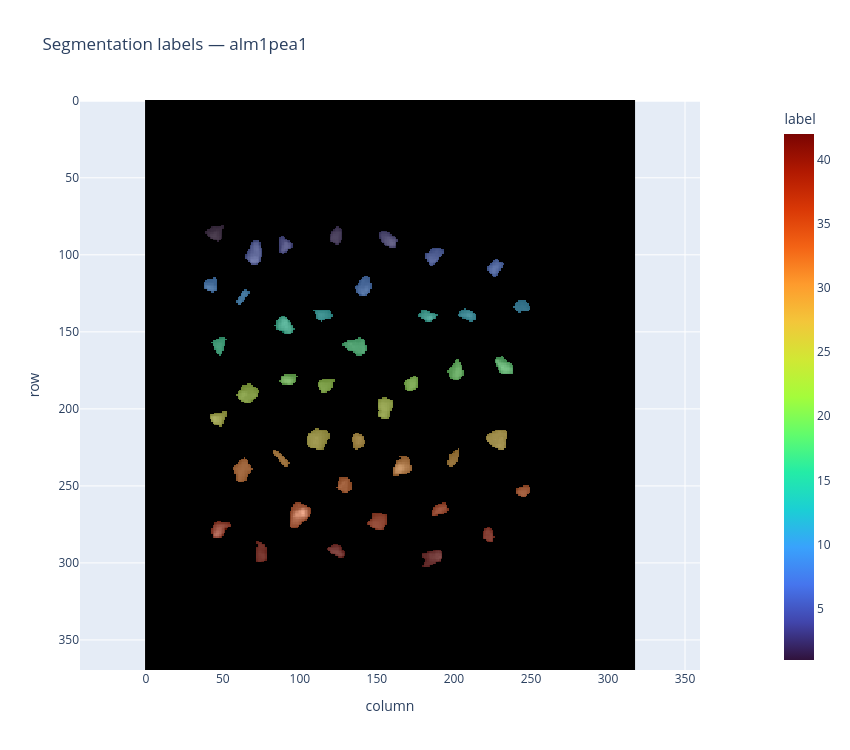
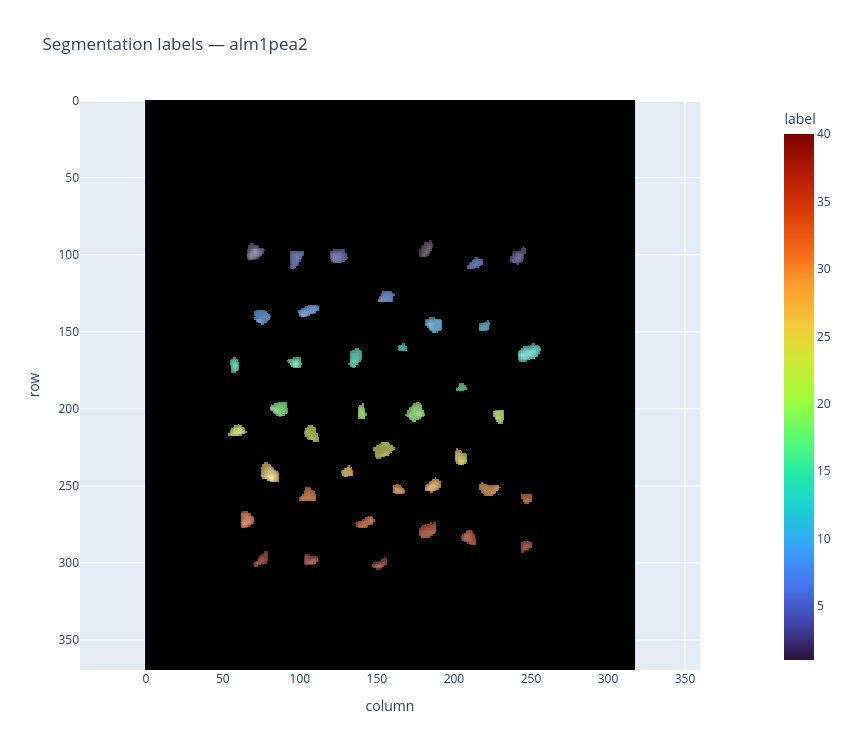
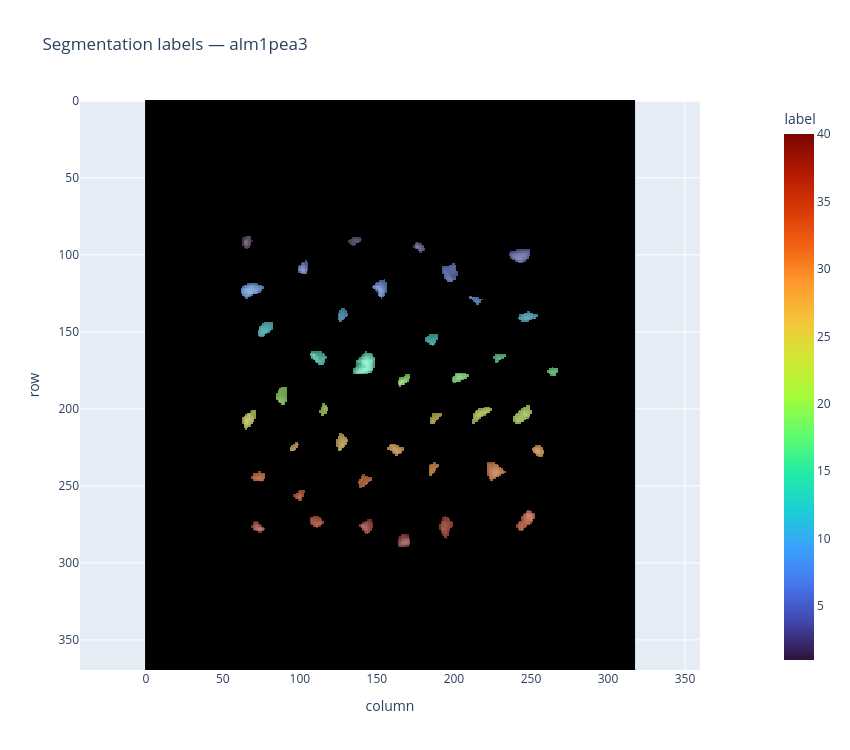

Here is the notebook cell these charts were saved with, in order:
### Code cell
if RUN_QC_PLOTS:
    qc_image_keys = image_summary_df["clean_key"].head(N_QC_IMAGES).tolist()

    for image_key in qc_image_keys:
        print("QC image:", image_key)
        plot_label_overlay_from_image_db(
            image_db=image_db,
            image_key=image_key,
            base="image_ref",
            title=f"Segmentation labels — {image_key}",
            show=True,
        )
else:
    print("QC plots skipped.")

### Figure 1 — Plotly figure (JSON) as saved in the notebook; plotly's stock layout.template omitted (floating-point values rounded to 4 significant figures; data arrays with more than 128 entries replaced by an {"elided": "..."} marker saying what was removed)
{"data": [{"colorbar": {"title": {"text": "Background"}}, "colorscale": [[0, "rgb(0, 0, 0)"], [0.09091, "rgb(16, 16, 16)"], [0.1818, "rgb(38, 38, 38)"], [0.2727, "rgb(59, 59, 59)"], [0.3636, "rgb(81, 80, 80)"], [0.4545, "rgb(102, 101, 101)"], [0.5455, "rgb(124, 123, 122)"], [0.6364, "rgb(146, 146, 145)"], [0.7273, "rgb(171, 171, 170)"], [0.8182, "rgb(197, 197, 195)"], [0.9091, "rgb(224, 224, 223)"], [1, "rgb(254, 254, 253)"]], "hovertemplate": "row: %{y}<br>col: %{x}<br>value: %{z}<extra></extra>", "showscale": false, "type": "heatmap", "z": {"elided": "370x318 float values"}}, {"colorbar": {"title": {"text": "label"}, "x": 1.12}, "colorscale": [[0, "#30123b"], [0.07143, "#4145ab"], [0.1429, "#4675ed"], [0.2143, "#39a2fc"], [0.2857, "#1bcfd4"], [0.3571, "#24eca6"], [0.4286, "#61fc6c"], [0.5, "#a4fc3b"], [0.5714, "#d1e834"], [0.6429, "#f3c63a"], [0.7143, "#fe9b2d"], [0.7857, "#f36315"], [0.8571, "#d93806"], [0.9286, "#b11901"], [1, "#7a0402"]], "hovertemplate": "row: %{y}<br>col: %{x}<br>overlay: %{z}<extra></extra>", "opacity": 0.45, "showscale": true, "type": "heatmap", "z": {"elided": "370x318 float values"}}], "layout": {"height": 750, "title": {"text": "Segmentation labels — alm1pea1"}, "width": 850, "xaxis": {"title": {"text": "column"}}, "yaxis": {"autorange": "reversed", "scaleanchor": "x", "title": {"text": "row"}}}}

### Figure 2 — Plotly figure (JSON) as saved in the notebook; plotly's stock layout.template omitted (floating-point values rounded to 4 significant figures; data arrays with more than 128 entries replaced by an {"elided": "..."} marker saying what was removed)
{"data": [{"colorbar": {"title": {"text": "Background"}}, "colorscale": [[0, "rgb(0, 0, 0)"], [0.09091, "rgb(16, 16, 16)"], [0.1818, "rgb(38, 38, 38)"], [0.2727, "rgb(59, 59, 59)"], [0.3636, "rgb(81, 80, 80)"], [0.4545, "rgb(102, 101, 101)"], [0.5455, "rgb(124, 123, 122)"], [0.6364, "rgb(146, 146, 145)"], [0.7273, "rgb(171, 171, 170)"], [0.8182, "rgb(197, 197, 195)"], [0.9091, "rgb(224, 224, 223)"], [1, "rgb(254, 254, 253)"]], "hovertemplate": "row: %{y}<br>col: %{x}<br>value: %{z}<extra></extra>", "showscale": false, "type": "heatmap", "z": {"elided": "370x318 float values"}}, {"colorbar": {"title": {"text": "label"}, "x": 1.12}, "colorscale": [[0, "#30123b"], [0.07143, "#4145ab"], [0.1429, "#4675ed"], [0.2143, "#39a2fc"], [0.2857, "#1bcfd4"], [0.3571, "#24eca6"], [0.4286, "#61fc6c"], [0.5, "#a4fc3b"], [0.5714, "#d1e834"], [0.6429, "#f3c63a"], [0.7143, "#fe9b2d"], [0.7857, "#f36315"], [0.8571, "#d93806"], [0.9286, "#b11901"], [1, "#7a0402"]], "hovertemplate": "row: %{y}<br>col: %{x}<br>overlay: %{z}<extra></extra>", "opacity": 0.45, "showscale": true, "type": "heatmap", "z": {"elided": "370x318 float values"}}], "layout": {"height": 750, "title": {"text": "Segmentation labels — alm1pea2"}, "width": 850, "xaxis": {"title": {"text": "column"}}, "yaxis": {"autorange": "reversed", "scaleanchor": "x", "title": {"text": "row"}}}}

### Figure 3 — Plotly figure (JSON) as saved in the notebook; plotly's stock layout.template omitted (floating-point values rounded to 4 significant figures; data arrays with more than 128 entries replaced by an {"elided": "..."} marker saying what was removed)
{"data": [{"colorbar": {"title": {"text": "Background"}}, "colorscale": [[0, "rgb(0, 0, 0)"], [0.09091, "rgb(16, 16, 16)"], [0.1818, "rgb(38, 38, 38)"], [0.2727, "rgb(59, 59, 59)"], [0.3636, "rgb(81, 80, 80)"], [0.4545, "rgb(102, 101, 101)"], [0.5455, "rgb(124, 123, 122)"], [0.6364, "rgb(146, 146, 145)"], [0.7273, "rgb(171, 171, 170)"], [0.8182, "rgb(197, 197, 195)"], [0.9091, "rgb(224, 224, 223)"], [1, "rgb(254, 254, 253)"]], "hovertemplate": "row: %{y}<br>col: %{x}<br>value: %{z}<extra></extra>", "showscale": false, "type": "heatmap", "z": {"elided": "370x318 float values"}}, {"colorbar": {"title": {"text": "label"}, "x": 1.12}, "colorscale": [[0, "#30123b"], [0.07143, "#4145ab"], [0.1429, "#4675ed"], [0.2143, "#39a2fc"], [0.2857, "#1bcfd4"], [0.3571, "#24eca6"], [0.4286, "#61fc6c"], [0.5, "#a4fc3b"], [0.5714, "#d1e834"], [0.6429, "#f3c63a"], [0.7143, "#fe9b2d"], [0.7857, "#f36315"], [0.8571, "#d93806"], [0.9286, "#b11901"], [1, "#7a0402"]], "hovertemplate": "row: %{y}<br>col: %{x}<br>overlay: %{z}<extra></extra>", "opacity": 0.45, "showscale": true, "type": "heatmap", "z": {"elided": "370x318 float values"}}], "layout": {"height": 750, "title": {"text": "Segmentation labels — alm1pea3"}, "width": 850, "xaxis": {"title": {"text": "column"}}, "yaxis": {"autorange": "reversed", "scaleanchor": "x", "title": {"text": "row"}}}}
